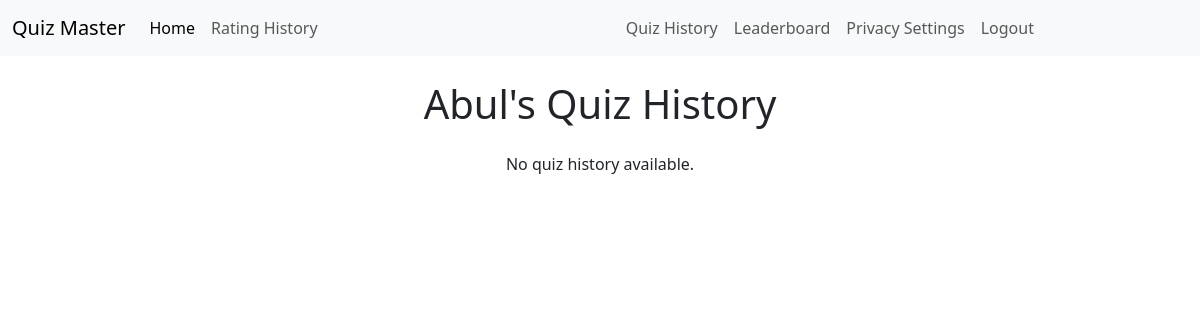
Before: /quiz_history/abul/ with the older database file.
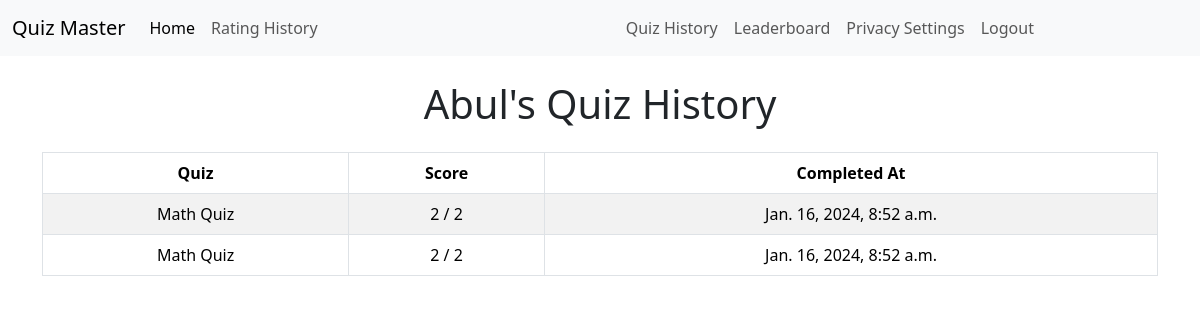
After: the same page with the newer database file.
### quizzes/models.py (models this page shows, shortened)
class UserQuizHistory(models.Model):
    user = models.ForeignKey(User, on_delete=models.CASCADE)
    quiz = models.ForeignKey(Quiz, on_delete=models.CASCADE)
    score = models.IntegerField()
    completed_at = models.DateTimeField(auto_now_add=True)

class Quiz(models.Model):
    title = models.CharField(max_length=255)
    description = models.TextField()
    category = models.ForeignKey(Category, on_delete=models.CASCADE)
    has_time_limit = models.BooleanField(default=False)

### core/views.py (the view)
# urls.py: path('quiz_history/<str:username>/', quiz_history, name='quiz_history'),
def quiz_history(request, username):
    user = get_object_or_404(User, username=username)
    quiz_history = UserQuizHistory.objects.filter(
        user=user).order_by('-completed_at')
    context = {
        'user': user,
        'quiz_history': quiz_history,
    }
    return render(request, 'quiz_history.html', context)

### core/templates/quiz_history.html
{% extends 'base.html' %}
{% block content %}
<div class="container mt-4">
    <h1 class="text-center mb-4">{{ user.username|title }}'s Quiz History</h1>
    {% if quiz_history %}
    <table class="table table-striped table-bordered text-center">
        <thead class="thead-dark">
            <tr>
                <th scope="col">Quiz</th>
                <th scope="col">Score</th>
                <th scope="col">Completed At</th>
            </tr>
        </thead>
        <tbody>
            {% for history in quiz_history %}
            <tr>
                <td>{{ history.quiz.title }}</td>
                <td>{{ history.score }} / {{ history.quiz.questions.count }}</td>
                <td>{{ history.completed_at }}</td>
            </tr>
            {% endfor %}
        </tbody>
    </table>
    {% else %}
    <p class="text-center">No quiz history available.</p>
    {% endif %}
</div>
{% endblock %}

Changed rows visible on the page:
added UserQuizHistory: quiz "Math Quiz", score "2", quiz.questions.count "2", completed_at "Jan. 16, 2024, 8:52 a.m."
added UserQuizHistory: quiz "Math Quiz", score "2", quiz.questions.count "2", completed_at "Jan. 16, 2024, 8:52 a.m."
Other visible differences:
text no longer shown: "No quiz history available."
text now shown: "Quiz Score Completed At"
